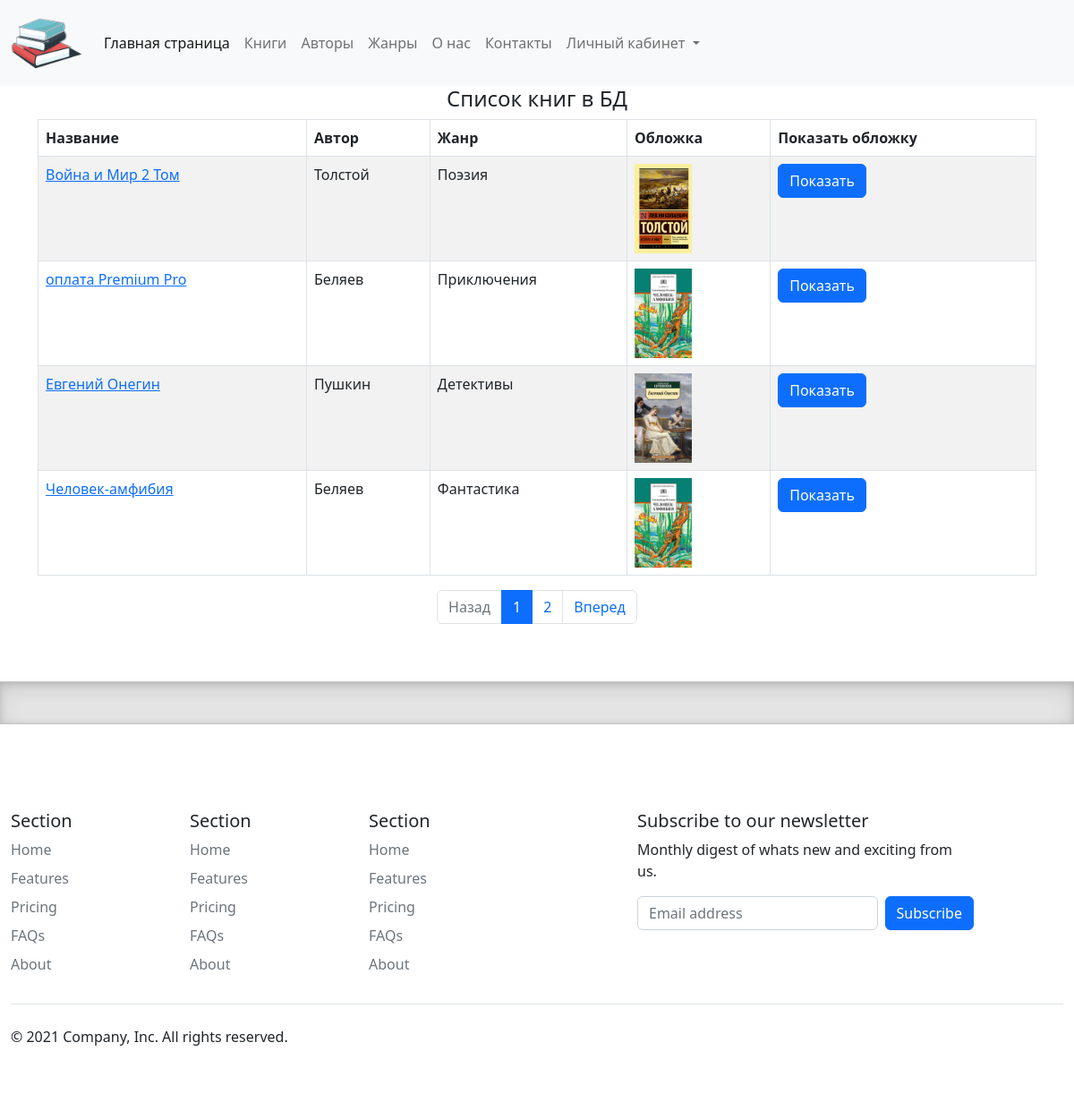
The page /books/ on the database its author committed.
### catalog/models.py (models this page shows, shortened)
class Book(models.Model):
    title = models.CharField(max_length=200, help_text="Введите название книги", verbose_name="Название книги")
    genre = models.ForeignKey('Genre', on_delete=models.CASCADE, help_text="Выберете жанр для книги", verbose_name="Жанр книги", null=True)
    language = models.ForeignKey('Language', on_delete=models.CASCADE, help_text="Выберете язык книги", verbose_name="Язык книги", null=True)
    publisher = models.ForeignKey('Publisher', on_delete=models.CASCADE, help_text="Выберете издательство", verbose_name="Издаьельство", null=True)
    year = models.CharField(max_length=4, help_text="Выберете год издания", verbose_name="Год издания")
    author = models.ManyToManyField('Author', help_text="Выберете автора (авторов) книги", verbose_name="Автор (авторы) книги")
    summary = models.TextField(max_length=1200, help_text="Введите краткое описание книги", verbose_name="Описание книги")
    isbn = models.CharField(max_length=13, help_text="Должно содержать 13 символов", verbose_name="ISBN книги")
    price = models.DecimalField(decimal_places=2, max_digits=7, help_text="Введите цену книги", verbose_name="Цeнa (руб.)")
    photo = models.ImageField(upload_to="images", help_text="Загрузите изображение обложки", verbose_name="Изображение обложки", null=True, blank=True)
    def display_author(self):
        return ', '.join([author.last_name for author in self.author.all()])
    display_author.short_description = 'Авторы'

class Author(models.Model):
    first_name = models.CharField(max_length=100, help_text="Введите имя автора", verbose_name="Имя автора")
    last_name = models.CharField(max_length=100, help_text="Введите фамилию автора", verbose_name="Фамилия автора")
    date_of_birth = models.DateField(help_text="Введите дату рождения", verbose_name="Дата рождения", null=True, blank=True)
    about = models.TextField(help_text="Введите сведения об авторе", verbose_name="Сведения об авторе")
    photo = models.ImageField(upload_to="images", help_text="Загрузите фото автора", verbose_name="Фото автора", null=True, blank=True)

class Genre(models.Model):
    name = models.CharField(max_length=200, help_text="Введите жанр книги", verbose_name="Жанр книги")
    def __str__(self):
        return self.name

### catalog/views.py (the view)
# urls.py: path('books/', views.BookListView.as_view(), name='books'),
class BookListView(ListView):
    model = Book
    context_object_name = 'books'
    paginate_by = 4
    ordering = ['-id']

### templates/catalog/book_list.html
{% extends "catalog/base.html" %}
{% block content %}
    <div class="row text-center text-dark lh-2">
        <h4>Список книг в БД</h4>
    </div>
    {% if books %}
    <table class="table table-striped table-bordered text-start">
        <thead>
            <tr>
                <th>Название</th>
                <th>Aвтop</th>
                <th>Жaнp</th>
                <th>Обложка</th>
                <th>Показать обложку</th>
            </tr>
        </thead>
    <tbody>
        {% for book in books %}
            <tr>
                <td><a href="{{ book.id }}">{{ book.title }}</a></td>
                <td>{{ book.display_author }}</td>
                <td>{{ book.genre }}</td>
                <td><img src="{{ book.photo.url }}" alt="connect" style="max-height: 100px"></td>
                <td><a href="{{ book.photo.url}}"  class="btn btn-primary"  target="_blank">Показать</a>
            </tr>
        {% endfor %}
    </tbody>
    </table>
    {% else %}
    <p>В базе данных нет книг</p>
    {% endif %}
    <div class="col-12">
        {% include "modules/pagination.html" %}
    </div>
{% endblock content %}

### rows shown on the page
Book: title "Война и Мир 2 Том", display_author "Толстой", genre "Поэзия", photo (picture)
Book: title "оплата Premium Pro", display_author "Беляев", genre "Приключения", photo (picture)
Book: title "Евгений Онегин", display_author "Пушкин", genre "Детективы", photo (picture)
Book: title "Человек-амфибия", display_author "Беляев", genre "Фантастика", photo (picture)

### other values the page prints
{{ num_page }} "1"
{{ num_page }} "2"
